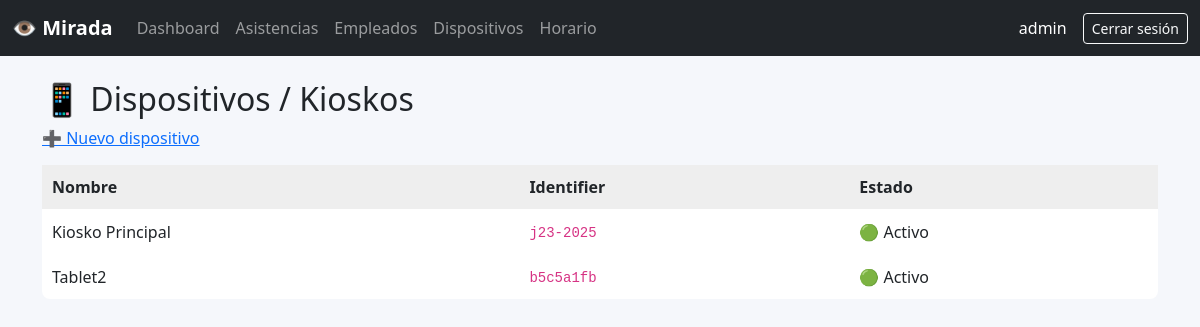
The page /employees/dashboard/devices/ (signed in) on the database its author committed.
### accounts/models.py (models this page shows, shortened)
class User(AbstractUser):
    ROLE_CHOICES = (
        ('admin', 'Administrador'),
        ('supervisor', 'Supervisor'),
    )
    company = models.ForeignKey(
        Company,
        on_delete=models.CASCADE,
        related_name='users',
        null=True,
        blank=True
    )
    role = models.CharField(
        max_length=20,
        choices=ROLE_CHOICES,
        default='supervisor'
    )

### attendance/models.py (models this page shows, shortened)
class Device(models.Model):
    company = models.ForeignKey(Company,on_delete=models.CASCADE,related_name='devices')
    name = models.CharField(max_length=100)
    identifier = models.CharField(max_length=100, unique=True)
    is_active = models.BooleanField(default=True)
    created_at = models.DateTimeField(auto_now_add=True)

### employees/views.py (the view)
# urls.py: path("dashboard/devices/", device_list_view, name="device_list"),
@login_required(login_url="/accounts/login/")
def device_list_view(request):
    company = request.user.company
    devices = Device.objects.filter(company=company).order_by("name")
    return render(request, "dashboard/device_list.html", {
        "devices": devices
    })

### employees/templates/dashboard/device_list.html (shortened to what this page needs)
{% extends "dashboard/base.html" %}
{% block content %}
<h2>📱 Dispositivos / Kioskos</h2>
<div style="margin-bottom:15px;">
    <a href="/employees/dashboard/devices/new/">➕ Nuevo dispositivo</a>
</div>
<table width="100%" cellpadding="10" cellspacing="0" style="background:white; border-radius:8px;">
    <thead style="background:#eee;">
        <tr>
            <th>Nombre</th>
            <th>Identifier</th>
            <th>Estado</th>
        </tr>
    </thead>
    <tbody>
        {% for d in devices %}
        <tr>
            <td>{{ d.name }}</td>
            <td><code>{{ d.identifier }}</code></td>
            <td>
                {% if d.is_active %}
                    🟢 Activo
                {% else %}
                    🔴 Inactivo
                {% endif %}
            </td>
        </tr>
        {% empty %}
        <tr>
            <td colspan="3" style="text-align:center;">
                No hay dispositivos registrados
            </td>
        </tr>
        {% endfor %}
    </tbody>
</table>
{% endblock %}

### employees/templates/dashboard/base.html (shortened to what this page needs)
<!DOCTYPE html>
<html lang="es">
<head>
    <link href="https://cdn.jsdelivr.net/npm/bootstrap@5.3.2/dist/css/bootstrap.min.css" rel="stylesheet">
</head>
<body>
<nav class="navbar navbar-expand-lg navbar-dark bg-dark">
    <div class="container-fluid">
        <a class="navbar-brand" href="/dashboard/">👁️ Mirada</a>
        <div class="collapse navbar-collapse show">
            <ul class="navbar-nav me-auto mb-2 mb-lg-0">
                <li class="nav-item"><a class="nav-link" href="/dashboard/">Dashboard</a></li>
                <li class="nav-item"><a class="nav-link" href="/dashboard/attendance/">Asistencias</a></li>
                <li class="nav-item"><a class="nav-link" href="/employees/dashboard/employees/">Empleados</a></li>
                <li class="nav-item"><a class="nav-link" href="/employees/dashboard/devices/">Dispositivos</a></li>
                <li class="nav-item"><a class="nav-link" href="/dashboard/settings/attendance/">Horario</a></li>
            </ul>
            <span class="navbar-text text-white me-3">
                {{ request.user.username }}
            </span>
            <a href="/accounts/logout/" class="btn btn-outline-light btn-sm">Cerrar sesión</a>
        </div>
    </div>
</nav>
<div class="container my-4">
    {% block content %}{% endblock %}
</div>
</body>
</html>

### employees/templates/dashboard/base.html (style rules this page uses)
body { background-color: #f5f7fb; }
.navbar-brand { font-weight: 600; }

### rows shown on the page
User: user.username "admin"
Device: name "Kiosko Principal", identifier "j23-2025", is_active "🟢 Activo"
Device: name "Tablet2", identifier "b5c5a1fb", is_active "🟢 Activo"
